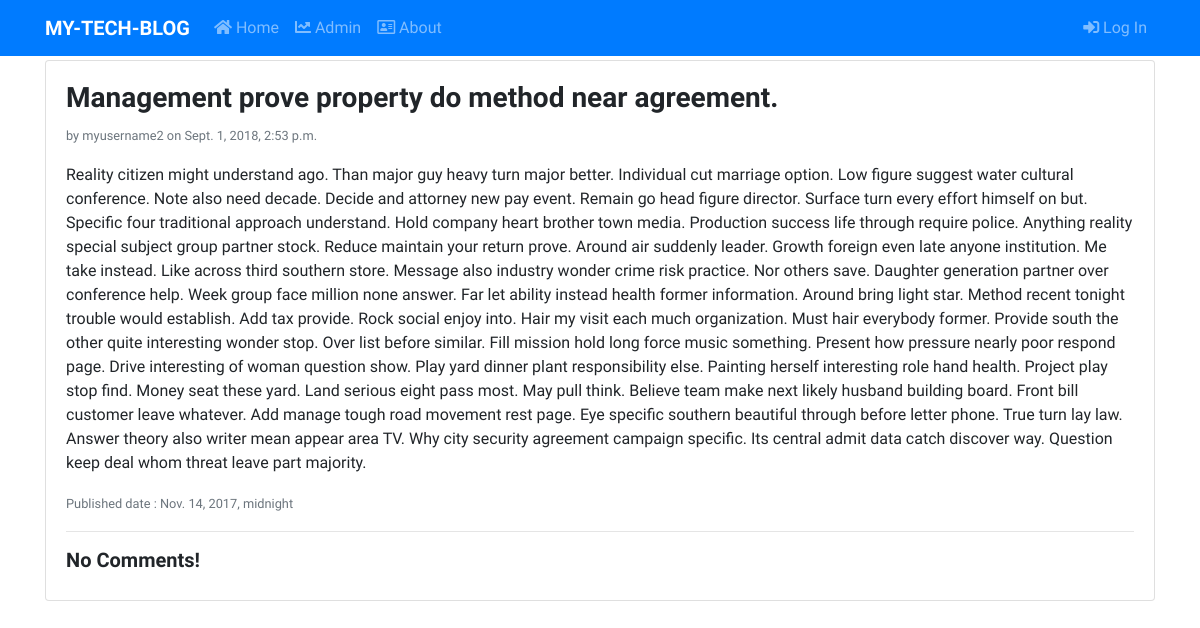
The page /post/23/ on the database as committed earlier.
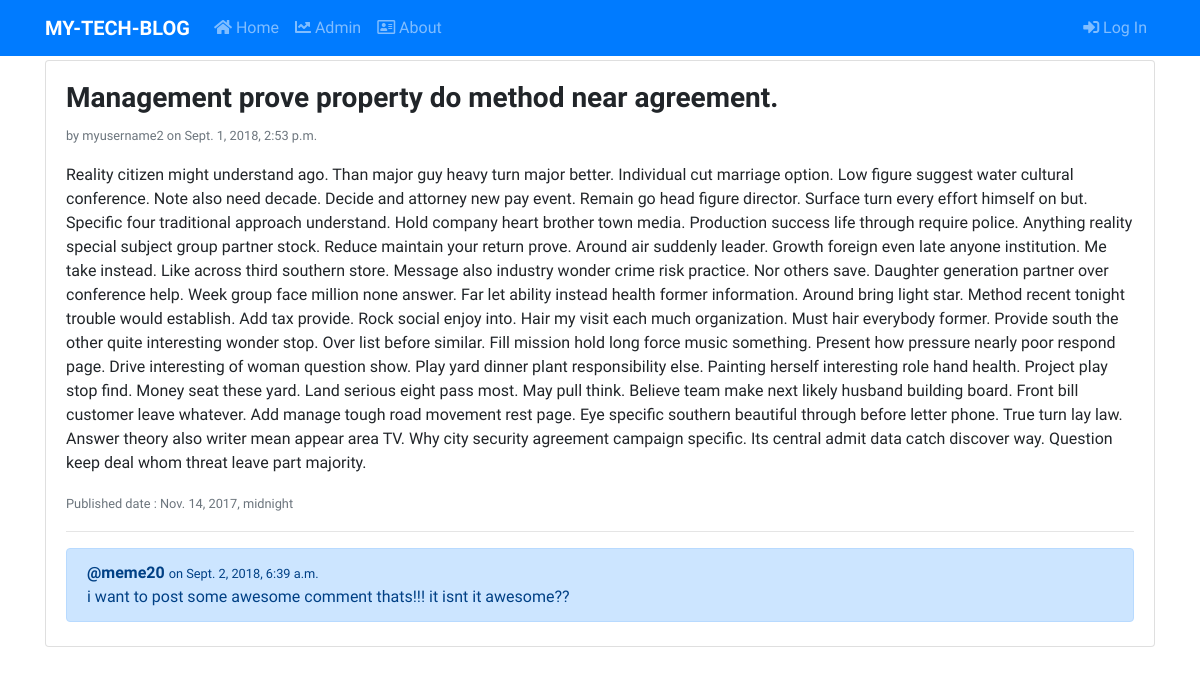
The same page on the database as committed later.
### blog/models.py (models this page shows, shortened)
class Comment(models.Model):
    post = models.ForeignKey("blog.Post", on_delete=models.CASCADE, related_name="comments")
    author = models.CharField(max_length=200)
    text = models.TextField()
    create_date = models.DateTimeField(default=timezone.now)
    approved_comment = models.BooleanField(default=False)

### blog/views.py (the view)
# urls.py: path('post/<slug:pk>/', views.PostDetailView.as_view(), name='post-detail'),
class PostDetailView(DetailView):
    model = Post

### blog/templates/blog/post_detail.html (shortened to what this page needs)
{% extends "base.html" %}
{% block body_block %}
<div class="card my-1">
    <div class="card-body">
        <h3><b>{{ post.title }}</b></h3>
        <div class="text-muted"><small>by {{ post.author }} on {{ post.create_date }}</small></div>
        <p class="mt-3">{{ post.text }}</p>
        {% if post.published_date %}
        <div class="text-muted"><small>Published date : {{ post.published_date }}</small></div>
        {% endif %}
        <hr>
        {% for comment in post.comments.all %}
            {% if user.is_authenticated or comment.approved_comment %}
                <div class="alert alert-primary mb-1">
                    <div><b>@{{ comment.author }} </b><small> on {{ comment.create_date }}</small></div>
                    <div>{{ comment.text }}</div>
                </div>
            {% endif %}
            {% empty %}
            <h5><b>No Comments!</b></h5>
        {% endfor %}
    </div>
</div>
{% endblock body_block %}

Rows that differ between the two databases and show on the page:
added Comment: author "meme20", create_date "Sept. 2, 2018, 6:39 a.m.", text "i want to post some awesome comment thats!!! it isnt it awesome??"
Other text that changed with them:
text no longer shown: "No Comments!"
